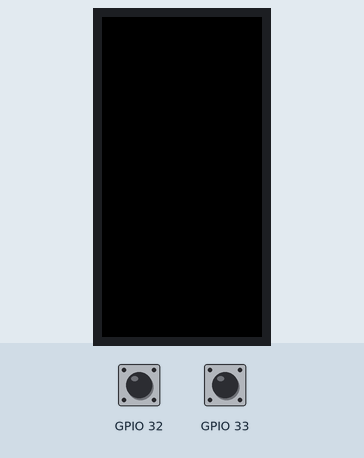
Recording of a sketch running on a simulated ESP32. Parts: 160×80 colour display. Inputs (shaded band) come from the test bench; at power-on: GPIO 32 LOW, GPIO 33 LOW.

Above: at 1.3 s.
1.4 s: GPIO 32 pulsed HIGH 2 times (0.12 s each, 0.3 s apart)
At 3.1 s:
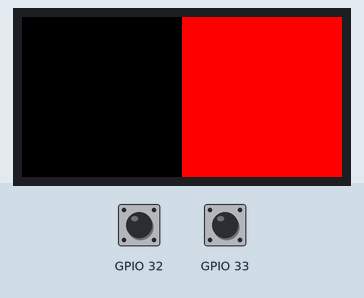
3.5 s: GPIO 33 pulsed HIGH 5 times (0.12 s each, 0.3 s apart)
At 5.5 s:
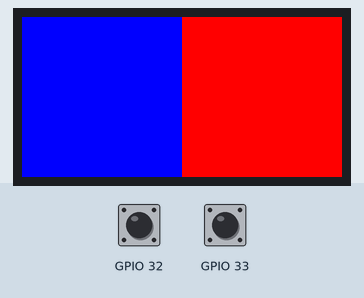
6.5 s: GPIO 32 driven HIGH
At 7.6 s:
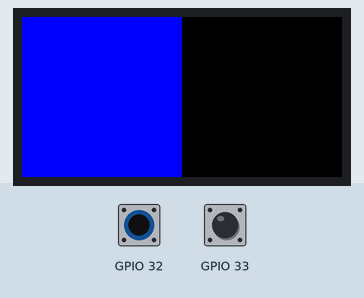
Timing chart, 0 to 9.5 s (numbered marks = the images above; inputs shaded):
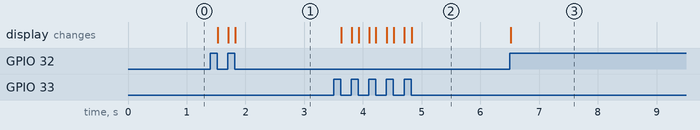

The sketch:

DualButton.ino
```cpp
#include <M5StickC.h>

int lastValue1 = 0, lastValue2 = 0;

void setup() {
    M5.begin();
    M5.Lcd.setRotation(3);

    pinMode(33, INPUT);
    pinMode(32, INPUT);
}

void loop() {
    int value1 = digitalRead(33);
    int value2 = digitalRead(32);

    if (value1 != lastValue1) {
        M5.Lcd.fillRect(0, 0, 80, 80, value1 == 0 ? BLUE : BLACK);
        lastValue1 = value1;
    }

    if (value2 != lastValue2) {
        M5.Lcd.fillRect(80, 0, 80, 80, value2 == 0 ? RED : BLACK);
        lastValue2 = value2;
    }

    delay(10);
}
```

Measured:
- after the input at 1.4 s, the display: changes after 0.13 s (image 1)
- after the input at 3.5 s, the display: changes after 0.13 s (image 2)
- after the input at 6.5 s, the display: changes at once (image 3)
